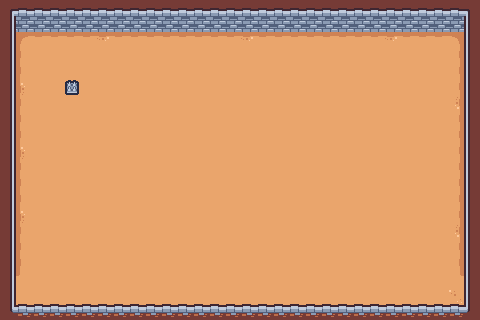

This is a level from a 2D game, rendered from its Tiled map with the project's own tilesets. A one-line summary and the complete map file follow:
An orthogonal 30x20 tile map with 16x16 px tiles, 1 tile layer (Level).

<map version="1.9" tiledversion="1.9.1" orientation="orthogonal" renderorder="right-down" width="30" height="20" tilewidth="16" tileheight="16" infinite="0" nextlayerid="2" nextobjectid="1">
 <editorsettings>
  <export target="blank.tmj" format="json" />
 </editorsettings>
 <tileset firstgid="1" source="../Tiled/Pixel Warriors Environment.tsx" />
 <layer id="1" name="Level" width="30" height="20">
  <data encoding="csv">
2,3,3,3,3,3,3,3,3,3,3,3,3,3,3,3,3,3,3,3,3,3,3,3,3,3,3,3,3,4,
8,9,9,9,9,9,9,9,9,9,9,9,9,9,9,9,9,9,9,9,9,9,9,9,9,9,9,9,9,10,
8,2147483677,27,27,27,27,28,27,27,27,27,27,27,27,27,28,27,27,27,27,27,27,27,27,28,27,27,27,29,10,
8,536870939,25,25,25,25,25,25,25,25,25,25,25,25,25,25,25,25,25,25,25,25,25,25,25,25,25,25,2684354587,10,
8,536870939,25,25,25,25,25,25,25,25,25,25,25,25,25,25,25,25,25,25,25,25,25,25,25,25,25,25,2684354587,10,
8,1610612764,25,25,24,25,25,25,25,25,25,25,25,25,25,25,25,25,25,25,25,25,25,25,25,25,25,25,2684354587,10,
8,536870939,25,25,25,25,25,25,25,25,25,25,25,25,25,25,25,25,25,25,25,25,25,25,25,25,25,25,2684354588,10,
8,536870939,25,25,25,25,25,25,25,25,25,25,25,25,25,25,25,25,25,25,25,25,25,25,25,25,25,25,2684354587,10,
8,536870939,25,25,25,25,25,25,25,25,25,25,25,25,25,25,25,25,25,25,25,25,25,25,25,25,25,25,2684354587,10,
8,1610612764,25,25,25,25,25,25,25,25,25,25,25,25,25,25,25,25,25,25,25,25,25,25,25,25,25,25,2684354587,10,
8,536870939,25,25,25,25,25,25,25,25,25,25,25,25,25,25,25,25,25,25,25,25,25,25,25,25,25,25,2684354587,10,
8,536870939,25,25,25,25,25,25,25,25,25,25,25,25,25,25,25,25,25,25,25,25,25,25,25,25,25,25,2684354587,10,
8,536870939,25,25,25,25,25,25,25,25,25,25,25,25,25,25,25,25,25,25,25,25,25,25,25,25,25,25,2684354587,10,
8,1610612764,25,25,25,25,25,25,25,25,25,25,25,25,25,25,25,25,25,25,25,25,25,25,25,25,25,25,2684354587,10,
8,536870939,25,25,25,25,25,25,25,25,25,25,25,25,25,25,25,25,25,25,25,25,25,25,25,25,25,25,2684354588,10,
8,536870939,25,25,25,25,25,25,25,25,25,25,25,25,25,25,25,25,25,25,25,25,25,25,25,25,25,25,2684354587,10,
8,536870939,25,25,25,25,25,25,25,25,25,25,25,25,25,25,25,25,25,25,25,25,25,25,25,25,25,25,2684354587,10,
8,30,25,25,25,25,25,25,25,25,25,25,25,25,25,25,25,25,25,25,25,25,25,25,25,25,25,25,2684354590,10,
8,25,25,25,25,25,25,25,25,25,25,25,25,25,25,25,25,25,25,25,25,25,25,25,25,25,25,25,26,10,
14,15,15,15,15,15,15,15,15,15,15,15,15,15,15,15,15,15,15,15,15,15,15,15,15,15,15,15,15,16
</data>
 </layer>
</map>